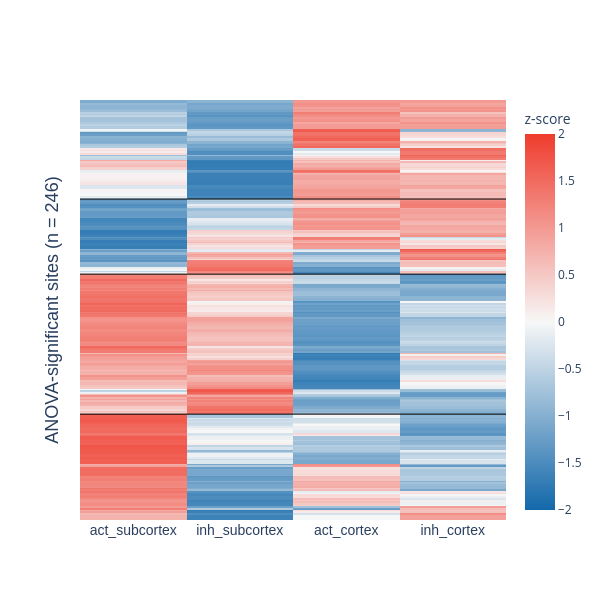

The notebook cell this image was saved under:
### Code cell
# Figure 5f (part 1) - ANOVA -> significant sites -> z-scored heatmap (PLOTLY, rocket; ALL 4 clusters).
import seaborn as sns
from scipy.cluster.hierarchy import dendrogram
CUSTOM_ORDER = ['act_subcortex', 'inh_subcortex', 'act_cortex', 'inh_cortex']
CLUSTER_ORDER = [1, 2, 3, 4]          # display order in the heatmap (all clusters)
FOCUS_CLUSTERS = [1, 3]               # clusters carried to trajectories + GO (cortex vs subcortex)

anova = ac.run_anova(norm)                                    # one-way ANOVA on normalized data (4 groups)
sig_ids = set(anova.loc[anova['rejected'] == True, 'identifier'])
print(f'ANOVA significant sites (BH<0.05): {len(sig_ids)} of {norm.shape[1]-3}')

# group-mean matrix of the IMPUTED (pre-normalization) values, significant sites only (as in v00)
gm = df_imp.groupby('group').mean(numeric_only=True).T
gm.index.name = 'PTM_Collapse_key'
gm = gm[gm.index.isin(sig_ids)][CUSTOM_ORDER]
df_norm_hm = z_normalize_data(gm)

# 4-cluster assignment (same numbering as the seaborn render)
ls, lf = perform_hierarchical_clustering(df_norm_hm)
feature_clusters = extract_clusters(lf, df_norm_hm.index.tolist(), n_clusters=4)
feature_clusters['gene_symbol'] = feature_clusters['Item'].apply(lambda x: x.split('~')[1].split('_')[0])
feature_clusters.columns = ['PTM_Collapse_key', 'Cluster', 'gene_symbol']
print('cluster sizes:', feature_clusters['Cluster'].value_counts().to_dict())

# rocket colorscale -> plotly
_rk = sns.color_palette('rocket', as_cmap=True)
ROCKET = [[i/31, 'rgb(%d,%d,%d)' % tuple(int(255*c) for c in _rk(i/31)[:3])] for i in range(32)]

# rows: all clusters, grouped in CLUSTER_ORDER, leaf order within each cluster
clmap = dict(zip(feature_clusters['PTM_Collapse_key'], feature_clusters['Cluster']))
rows = df_norm_hm.index.tolist()
leaf_order = [rows[i] for i in dendrogram(lf, no_plot=True)['leaves']]
keep = [r for cl in CLUSTER_ORDER for r in leaf_order if clmap[r] == cl]
mat = df_norm_hm.loc[keep, CUSTOM_ORDER]
print('heatmap rows (all clusters):', len(mat))

# Figure 5f heatmap - z-scored group means of ANOVA-significant sites, rows in cluster/leaf order.
DIVERGING_SCALE = [[0.0, '#1368aa'], [0.5, '#f7f7f7'], [1.0, '#ef3c2d']]   # phospho-viz diverging scale
zlim = float(np.ceil(np.abs(mat.values).max()))
fig = go.Figure(go.Heatmap(z=mat.values, x=list(mat.columns), y=list(mat.index), colorscale=DIVERGING_SCALE,
                           zmin=-zlim, zmax=zlim, colorbar=dict(title='z-score')))
bounds = np.cumsum([sum(clmap[r] == cl for r in keep) for cl in CLUSTER_ORDER])[:-1]
for b in bounds:
    fig.add_hline(y=b - 0.5, line=dict(color='black', width=1))
fig.update_yaxes(showticklabels=False, autorange='reversed', title=f'ANOVA-significant sites (n = {len(mat)})',
                 title_font=dict(family='Arial', size=18))
fig.update_xaxes(tickfont=dict(family='Arial', size=14))
fig.update_layout(template='plotly_white', width=600, height=600)
fig.show()
fig.write_image(r'figures/figure5/figure5f_heatmap.pdf', width=600, height=600)

### Figure 1 — Plotly figure (JSON) as saved in the notebook; plotly's stock layout.template omitted (floating-point values rounded to 4 significant figures; data arrays with more than 128 entries replaced by an {"elided": "..."} marker saying what was removed)
{"data": [{"colorbar": {"title": {"text": "z-score"}}, "colorscale": [[0.0, "#1368aa"], [0.5, "#f7f7f7"], [1.0, "#ef3c2d"]], "type": "heatmap", "x": ["act_subcortex", "inh_subcortex", "act_cortex", "inh_cortex"], "y": {"elided": "246 str values"}, "z": {"elided": "246x4 float values"}, "zmax": 2.0, "zmin": -2.0}], "layout": {"height": 600, "shapes": [{"line": {"color": "black", "width": 1}, "type": "line", "x0": 0, "x1": 1, "xref": "x domain", "y0": 57.5, "y1": 57.5, "yref": "y"}, {"line": {"color": "black", "width": 1}, "type": "line", "x0": 0, "x1": 1, "xref": "x domain", "y0": 101.5, "y1": 101.5, "yref": "y"}, {"line": {"color": "black", "width": 1}, "type": "line", "x0": 0, "x1": 1, "xref": "x domain", "y0": 183.5, "y1": 183.5, "yref": "y"}], "width": 600, "xaxis": {"tickfont": {"family": "Arial", "size": 14}}, "yaxis": {"autorange": "reversed", "showticklabels": false, "title": {"font": {"family": "Arial", "size": 18}, "text": "ANOVA-significant sites (n = 246)"}}}}
